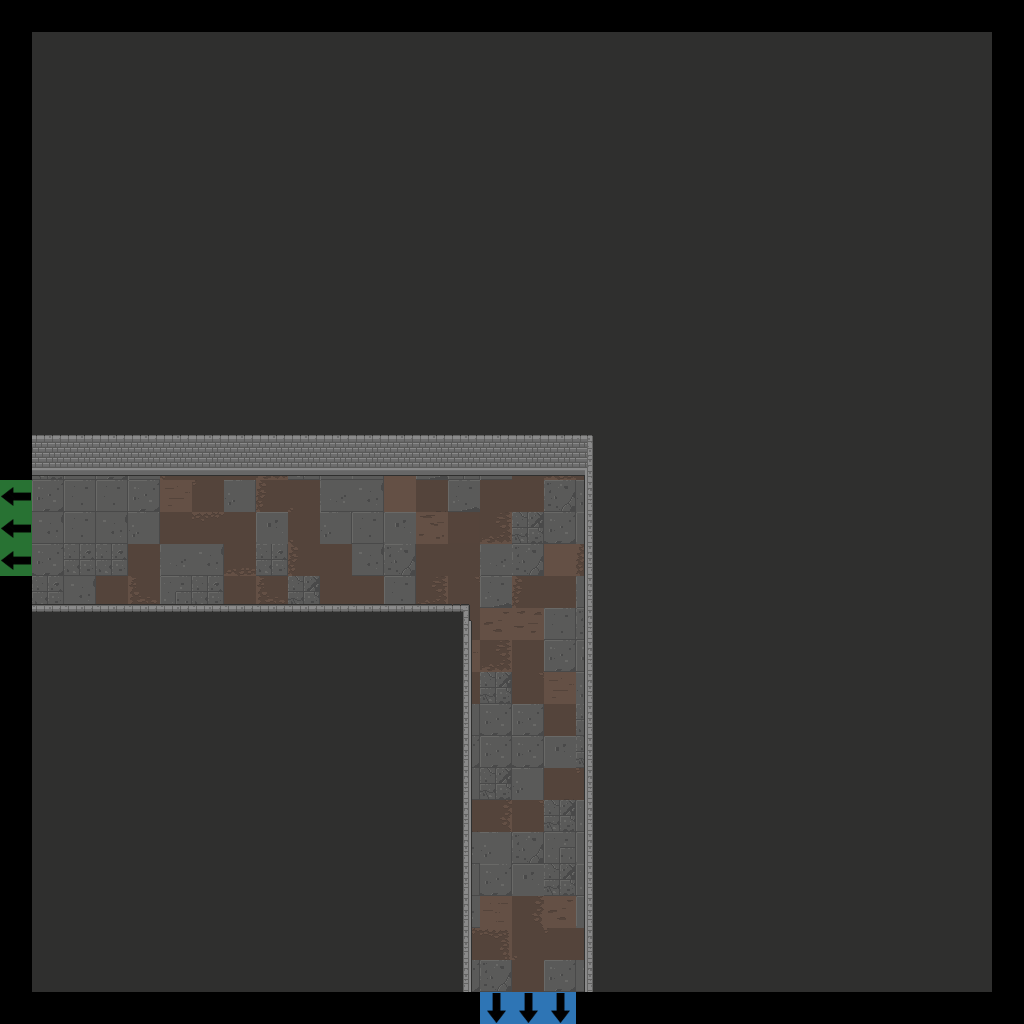

Below is a game level as drawn by its tile map, then a one-line description and the .tmx that defines it (tile-layer data replaced by summaries):
An orthogonal 32x32 tile map with 32x32 px tiles, 7 tile layers (Floor, Walls, Doors, Pillars, ...), 2 tilesets.

<map version="1.2" tiledversion="2019.04.18" orientation="orthogonal" renderorder="right-down" width="32" height="32" tilewidth="32" tileheight="32" infinite="0" nextlayerid="22" nextobjectid="1">
 <tileset firstgid="1" source="Dungeon_Tileset_2.tsx" />
 <tileset firstgid="321" source="flags.tsx" />
 <layer id="15" name="Floor" width="32" height="32">
  <data>[1024 cells, 900 non-empty, 41 distinct tile ids]</data>
 </layer>
 <layer id="16" name="Walls" width="32" height="32">
  <data>[1024 cells, 810 non-empty, 11 distinct tile ids]</data>
 </layer>
 <layer id="17" name="Doors" width="32" height="32">
  <data>[1024 cells, 0 non-empty, 0 distinct tile ids]</data>
 </layer>
 <layer id="18" name="Pillars" width="32" height="32">
  <properties>
   <property name="unity:SortingLayer" value="Player" />
  </properties>
  <data>[1024 cells, 0 non-empty, 0 distinct tile ids]</data>
 </layer>
 <layer id="19" name="Candles" width="32" height="32">
  <data>[1024 cells, 0 non-empty, 0 distinct tile ids]</data>
 </layer>
 <layer id="20" name="Debris" width="32" height="32">
  <data>[1024 cells, 0 non-empty, 0 distinct tile ids]</data>
 </layer>
 <layer id="21" name="Flags" width="32" height="32">
  <data>[1024 cells, 6 non-empty, 2 distinct tile ids]</data>
 </layer>
</map>
